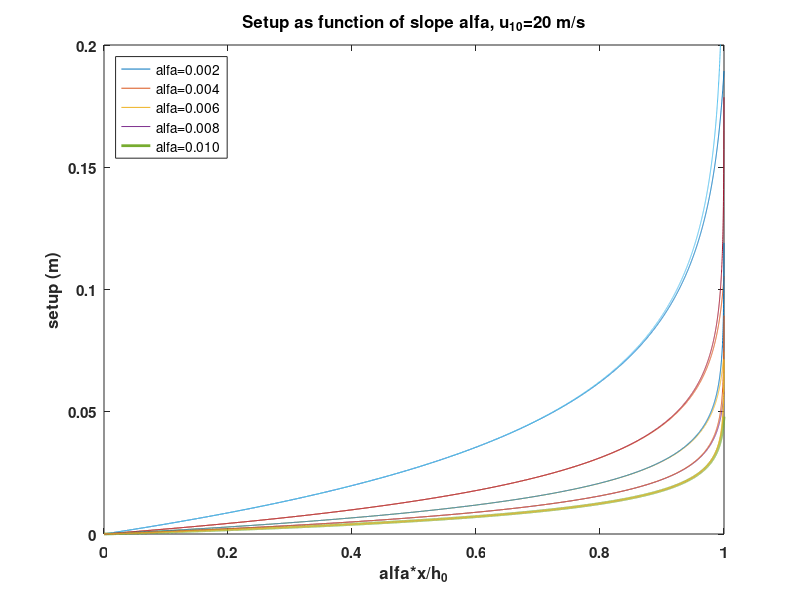

Recreate this plot in MATLAB.
Cw0=.00063;Cw100=.00723;Chezy=65;g=9.81;rho=1025;Cd=g/Chezy^2;
uw=20;
rhoa=1.;
Cw=Cw0+uw/100*(Cw100-Cw0);
tauw=rhoa*Cw*uw^2;
t=tauw/rho/g;
h0=20.
for ia=1:5;
   alfa=.002*ia
   x0=h0/alfa
   dx=x0/10000;
   x=[0:dx:x0];
   h=alfa*(x0-x);
   eta1(1,ia)=0;
   eta2(1,ia)=0;
   for i=2:length(x);
      eta1(i,ia)=eta1(i-1,ia)+dx*(tauw/rho/g/h(i-1));
      h(i)=h(i)+eta1(i,ia);
      eta2(i,ia)=-tauw/rho/g/alfa*log((x0-x(i))/x0);
   end
end
figure(1)
plot(x/x0,eta1(:,1),x/x0,eta1(:,2),x/x0,eta1(:,3),x/x0,eta1(:,4),x/x0,eta1(:,5),'linewidth',2)
hold on
plot(x/x0,eta2(:,1),x/x0,eta2(:,2),x/x0,eta2(:,3),x/x0,eta2(:,4),x/x0,eta2(:,5),'linewidth',1)
set(gca,'fontsize',11,'fontweight','bold')
set(gca,'ylim',[ 0 0.2])
xlabel('alfa*x/h_0');
ylabel('setup (m)');
title('Setup as function of slope alfa, u_1_0=20 m/s');
legend('alfa=0.002','alfa=0.004','alfa=0.006','alfa=0.008','alfa=0.010','location','northwest')
print('-depsc','windsetup.eps')
